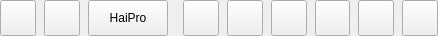
       <widget class="QWidget" name="top_menus" native="true">
        <property name="minimumSize">
         <size>
          <width>0</width>
          <height>36</height>
         </size>
        </property>
        <property name="maximumSize">
         <size>
          <width>16777215</width>
          <height>36</height>
         </size>
        </property>
        <property name="mouseTracking">
         <bool>true</bool>
        </property>
        <layout class="QHBoxLayout" name="horizontalLayout_3" stretch="1,1">
         <property name="spacing">
          <number>10</number>
         </property>
         <property name="leftMargin">
          <number>0</number>
         </property>
         <property name="topMargin">
          <number>0</number>
         </property>
         <property name="rightMargin">
          <number>0</number>
         </property>
         <property name="bottomMargin">
          <number>0</number>
         </property>
         <item alignment="Qt::AlignLeft">
          <widget class="QWidget" name="top_right_menu" native="true">
           <property name="minimumSize">
            <size>
             <width>36</width>
             <height>36</height>
            </size>
           </property>
           <property name="maximumSize">
            <size>
             <width>16777215</width>
             <height>16777215</height>
            </size>
           </property>
           <property name="mouseTracking">
            <bool>true</bool>
           </property>
           <layout class="QHBoxLayout" name="top_right_menus_layout">
            <property name="spacing">
             <number>8</number>
            </property>
            <property name="leftMargin">
             <number>0</number>
            </property>
            <property name="topMargin">
             <number>0</number>
            </property>
            <property name="rightMargin">
             <number>0</number>
            </property>
            <property name="bottomMargin">
             <number>0</number>
            </property>
            <item>
             <widget class="QPushButton" name="icons_button">
              <property name="minimumSize">
               <size>
                <width>36</width>
                <height>36</height>
               </size>
              </property>
              <property name="maximumSize">
               <size>
                <width>36</width>
                <height>36</height>
               </size>
              </property>
              <property name="mouseTracking">
               <bool>true</bool>
              </property>
              <property name="text">
               <string/>
              </property>
              <property name="icon">
               <iconset>
                <normaloff>../static/black_theme/logo.ico</normaloff>../static/black_theme/logo.ico</iconset>
              </property>
              <property name="iconSize">
               <size>
                <width>36</width>
                <height>36</height>
               </size>
              </property>
             </widget>
            </item>
            <item>
             <widget class="QToolButton" name="menus_button">
              <property name="minimumSize">
               <size>
                <width>36</width>
                <height>36</height>
               </size>
              </property>
              <property name="maximumSize">
               <size>
                <width>36</width>
                <height>36</height>
               </size>
              </property>
              <property name="text">
               <string/>
              </property>
              <property name="icon">
               <iconset>
                <normaloff>../static/black_theme/汉堡图标_hamburger-button.svg</normaloff>../static/black_theme/汉堡图标_hamburger-button.svg</iconset>
              </property>
              <property name="iconSize">
               <size>
                <width>16</width>
                <height>16</height>
               </size>
              </property>
             </widget>
            </item>
            <item alignment="Qt::AlignLeft">
             <widget class="QPushButton" name="recently_lately_button">
              <property name="minimumSize">
               <size>
                <width>36</width>
                <height>36</height>
               </size>
              </property>
              <property name="maximumSize">
               <size>
                <width>960</width>
                <height>36</height>
               </size>
              </property>
              <property name="autoFillBackground">
               <bool>false</bool>
              </property>
              <property name="text">
               <string>HaiPro</string>
              </property>
              <property name="icon">
               <iconset>
                <normaloff>C:/Users/22143/.designer/backup/staitc/black_theme/下_down.svg</normaloff>C:/Users/22143/.designer/backup/staitc/black_theme/下_down.svg</iconset>
              </property>
              <property name="iconSize">
               <size>
                <width>16</width>
                <height>16</height>
               </size>
              </property>
              <property name="checkable">
               <bool>false</bool>
              </property>
              <property name="checked">
               <bool>false</bool>
              </property>
              <property name="autoRepeat">
               <bool>false</bool>
              </property>
              <property name="autoExclusive">
               <bool>false</bool>
              </property>
              <property name="autoDefault">
               <bool>false</bool>
              </property>
              <property name="default">
               <bool>false</bool>
              </property>
              <property name="flat">
               <bool>false</bool>
              </property>
             </widget>
            </item>
           </layout>
          </widget>
         </item>
         <item alignment="Qt::AlignRight">
          <widget class="QWidget" name="top_left_menu" native="true">
           <property name="mouseTracking">
            <bool>true</bool>
           </property>
           <layout class="QHBoxLayout" name="top_left_menus_layout">
            <property name="spacing">
             <number>8</number>
            </property>
            <property name="leftMargin">
             <number>0</number>
            </property>
            <property name="topMargin">
             <number>0</number>
            </property>
            <property name="rightMargin">
             <number>0</number>
            </property>
            <property name="bottomMargin">
             <number>0</number>
            </property>
            <item>
             <widget class="QPushButton" name="cooperate_with_button">
              <property name="minimumSize">
               <size>
                <width>36</width>
                <height>36</height>
               </size>
              </property>
              <property name="maximumSize">
               <size>
                <width>36</width>
                <height>36</height>
               </size>
              </property>
              <property name="toolTip">
               <string>多人协同</string>
              </property>
              <property name="text">
               <string/>
              </property>
              <property name="icon">
               <iconset>
                <normaloff>../static/black_theme/连接点_connection-point.svg</normaloff>../static/black_theme/连接点_connection-point.svg</iconset>
              </property>
             </widget>
            </item>
            <item>
             <widget class="QPushButton" name="plob_search_button">
              <property name="minimumSize">
               <size>
                <width>36</width>
                <height>36</height>
               </size>
              </property>
              <property name="maximumSize">
               <size>
                <width>36</width>
                <height>36</height>
               </size>
              </property>
              <property name="toolTip">
               <string>随处搜索</string>
              </property>
              <property name="text">
               <string/>
              </property>
              <property name="icon">
               <iconset>
                <normaloff>../static/black_theme/搜索_search.svg</normaloff>../static/black_theme/搜索_search.svg</iconset>
              </property>
             </widget>
            </item>
            <item>
             <widget class="QPushButton" name="setting_button">
              <property name="minimumSize">
               <size>
                <width>36</width>
                <height>36</height>
               </size>
              </property>
              <property name="maximumSize">
               <size>
                <width>36</width>
                <height>36</height>
               </size>
              </property>
              <property name="toolTip">
               <string>设置</string>
              </property>
              <property name="statusTip">
               <string/>
              </property>
              <property name="whatsThis">
               <string/>
              </property>
              <property name="text">
               <string/>
              </property>
              <property name="icon">
               <iconset>
                <normaloff>../static/black_theme/设置_setting.svg</normaloff>../static/black_theme/设置_setting.svg</iconset>
              </property>
              <property name="iconSize">
               <size>
                <width>20</width>
                <height>16</height>
               </size>
              </property>
             </widget>
            </item>
            <item alignment="Qt::AlignVCenter">
             <widget class="QPushButton" name="min_button">
              <property name="minimumSize">
               <size>
                <width>35</width>
                <height>36</height>
               </size>
              </property>
              <property name="maximumSize">
               <size>
                <width>4525</width>
                <height>12425</height>
               </size>
              </property>
              <property name="toolTip">
               <string>最小化窗口</string>
              </property>
              <property name="text">
               <string/>
              </property>
              <property name="icon">
               <iconset>
                <normaloff>../static/black_theme/减_minus.svg</normaloff>../static/black_theme/减_minus.svg</iconset>
              </property>
             </widget>
            </item>
            <item>
             <widget class="QPushButton" name="max_button">
              <property name="minimumSize">
               <size>
                <width>36</width>
                <height>36</height>
               </size>
              </property>
              <property name="maximumSize">
               <size>
                <width>36</width>
                <height>36</height>
               </size>
              </property>
              <property name="toolTip">
               <string>最大化窗口</string>
              </property>
              <property name="icon">
               <iconset>
                <normaloff>../static/black_theme/方形_square.svg</normaloff>../static/black_theme/方形_square.svg</iconset>
              </property>
              <property name="checkable">
               <bool>false</bool>
              </property>
             </widget>
            </item>
            <item alignment="Qt::AlignRight|Qt::AlignVCenter">
             <widget class="QPushButton" name="close_button">
              <property name="minimumSize">
               <size>
                <width>36</width>
                <height>36</height>
               </size>
              </property>
              <property name="maximumSize">
               <size>
                <width>36</width>
                <height>36</height>
               </size>
              </property>
              <property name="focusPolicy">
               <enum>Qt::NoFocus</enum>
              </property>
              <property name="text">
               <string/>
              </property>
              <property name="icon">
               <iconset>
                <normaloff>../static/black_theme/关闭_close.svg</normaloff>../static/black_theme/关闭_close.svg</iconset>
              </property>
              <property name="iconSize">
               <size>
                <width>16</width>
                <height>16</height>
               </size>
              </property>
             </widget>
            </item>
           </layout>
          </widget>
         </item>
        </layout>
       </widget>
